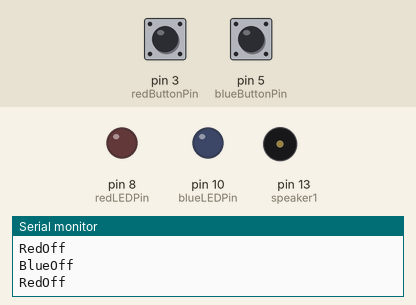
A sketch run on a simulated Arduino Uno, built with avr-gcc and run on an emulated ATmega328P. Shown: output pins drawn as LEDs (lit = HIGH), buzzer (waves = sounding), the last lines printed to the serial monitor. Inputs (shaded band) come from the test bench; at power-on: pin 3 (redButtonPin) HIGH, pin 5 (blueButtonPin) HIGH.

Above: at 1.2 s.
1.3 s: pin 3 (redButtonPin) pulled LOW for 0.15 s
At 2.1 s:
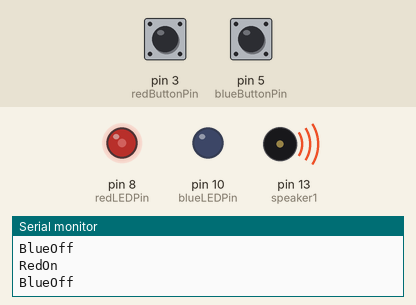
4.3 s: pin 5 (blueButtonPin) pulled LOW for 3.2 s
At 4.8 s:
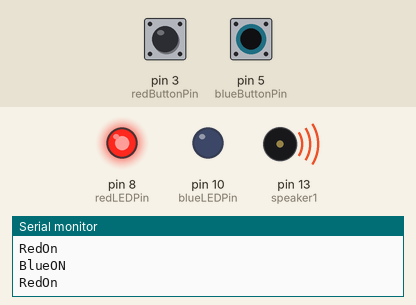
9.1 s: pin 3 (redButtonPin) pulled LOW for 1 s
12.4 s: pin 3 (redButtonPin) pulled LOW for 3.2 s
17.3 s: pin 5 (blueButtonPin) pulled LOW for 0.15 s
At 18.7 s:
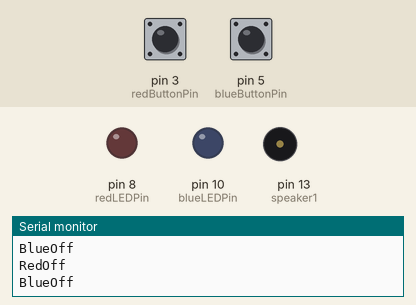
19.0 s: pin 3 (redButtonPin) driven LOW and pin 5 (blueButtonPin) driven LOW
At 20.3 s:
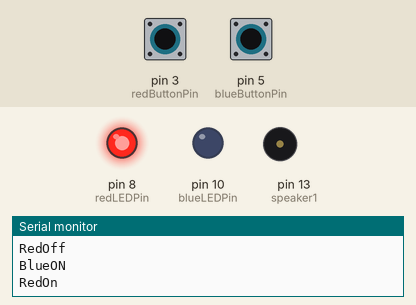
Timing chart, 0 to 23.0 s (numbered marks = the images above; inputs shaded):
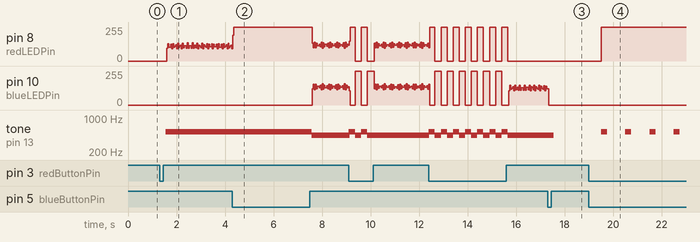

The sketch:

ButtonPressModification.ino
```cpp
/*
Name: Jack Bergin
Date: 10/23/18
Class: Electrical Engineering (H)
Lab: Button Press Modification
Description: In this tutorial I am showing how, by
incorperating two leds, a speaker and two buttons
I am able to make a piano like instrument.
*/

// First we'll set up constants for the pin numbers.
// This will make it easier to follow the code below.
// pushbutton pin
 const int blueButtonPin = 5;
 const int redButtonPin = 3;

 //Speaker pins
 const int speaker1 = 13;

 //Led Pins
 const int blueLEDPin = 10;
 const int redLEDPin = 8;

 //create a variable to store a counter and set it to 0
 int counterBlue = 0;
 int counterRed = 0;

void setup()
{
  // Set up the pushbutton pins to be an input:
  pinMode(blueButtonPin, INPUT);
  pinMode(redButtonPin, INPUT);

  // Set up the LED pins to be outputs:
  pinMode(blueLEDPin, OUTPUT);
  pinMode(redLEDPin,OUTPUT);

  //Set up the speaker pin to be outputs:
  pinMode(speaker1, OUTPUT);

  //Serial monitor is started
  Serial.begin(9600);
}
void loop()
{
  int buttonState1;
  buttonState1 = digitalRead(blueButtonPin);

  int buttonState2;
  buttonState2 = digitalRead(redButtonPin);

  if (buttonState1 == LOW) // light the LED
  {
     counterBlue++;
     delay(250);
  }

  if (buttonState2 == LOW)
  {
    counterRed++;
    delay(250);
  }

  if(counterBlue == 0)
  {
     digitalWrite(speaker1,LOW);
     digitalWrite(blueLEDPin,LOW);
     digitalWrite(redLEDPin,LOW);
     Serial.println("BlueOff");
  }
  //else if counter is equal to 1, redPin is HIGH
  else if(counterBlue == 1)
  {
     tone(speaker1, 440, 250);
     digitalWrite(blueLEDPin,HIGH);
     digitalWrite(redLEDPin,LOW);
     Serial.println("BlueON");
  }
  else
  {
    counterBlue = 0;
  }


  if(counterRed == 0)
  {
     digitalWrite(speaker1,LOW);
     digitalWrite(blueLEDPin,LOW);
     digitalWrite(redLEDPin,LOW);
     Serial.println("RedOff");

  }
  //else if counter is equal to 3 bluePin is HIGH
  else if(counterRed == 1)
  {
     tone(speaker1, 523, 250);
     digitalWrite(blueLEDPin,LOW);
     digitalWrite(redLEDPin,HIGH);
     Serial.println("RedOn");

  }
  //else reset the counter to 0 (which turns all pins off)
  else
  {
   counterRed = 0;
  }
}
```

Measured:
- after the input at 1.3 s, tone on pin 13 (speaker1): silent → 523 Hz after 0.26 s
- after the input at 4.3 s, tone on pin 13 (speaker1): 523 Hz → 440 Hz after 3.3 s
- after the input at 17.3 s, tone on pin 13 (speaker1): 440 Hz → silent after 0.24 s
- after the input at 19.0 s, pin 8 (redLEDPin): 0/255 → 255/255 after 0.50 s; tone on pin 13 (speaker1): alternates 523 Hz for 0.25 s and silent for 0.75 s, starting after 0.50 s
- by itself, pin 8 (redLEDPin): alternates 255/255 for 0.25 s and 0/255 for 0.25 s, 14 changes in all, then stays 0/255
